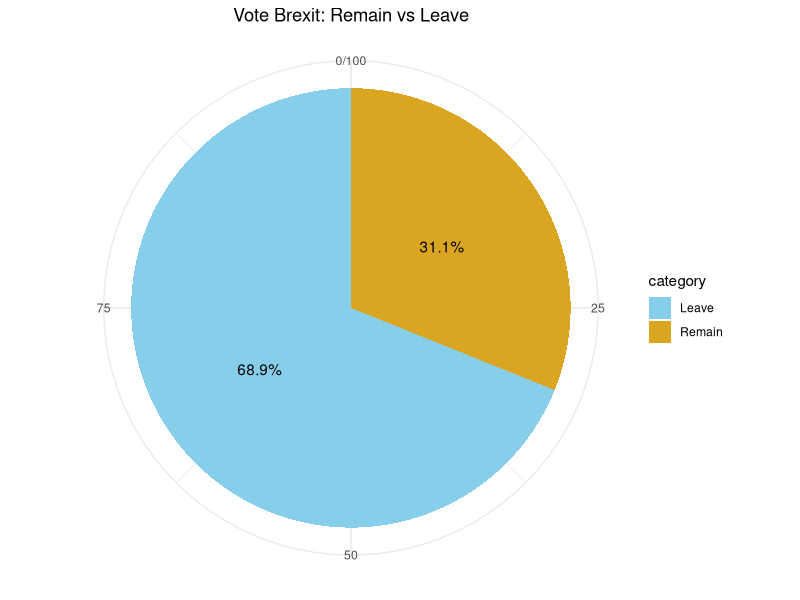
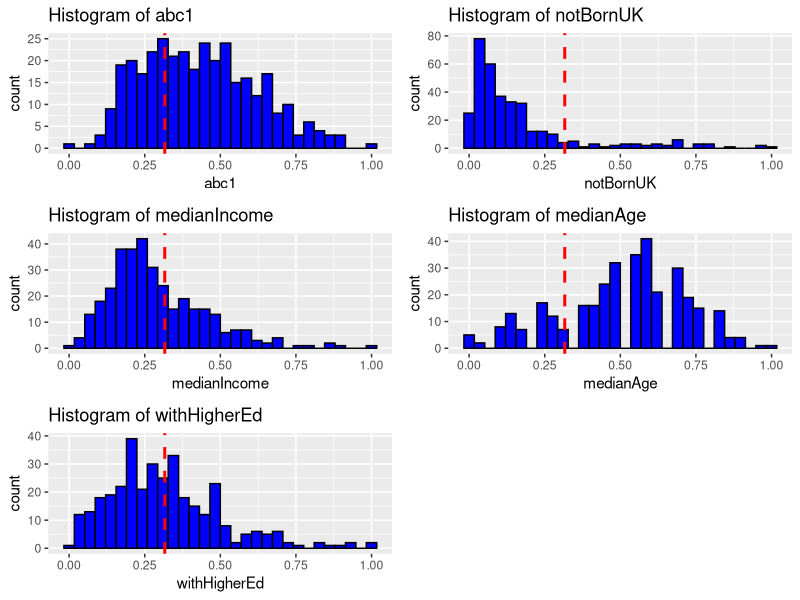
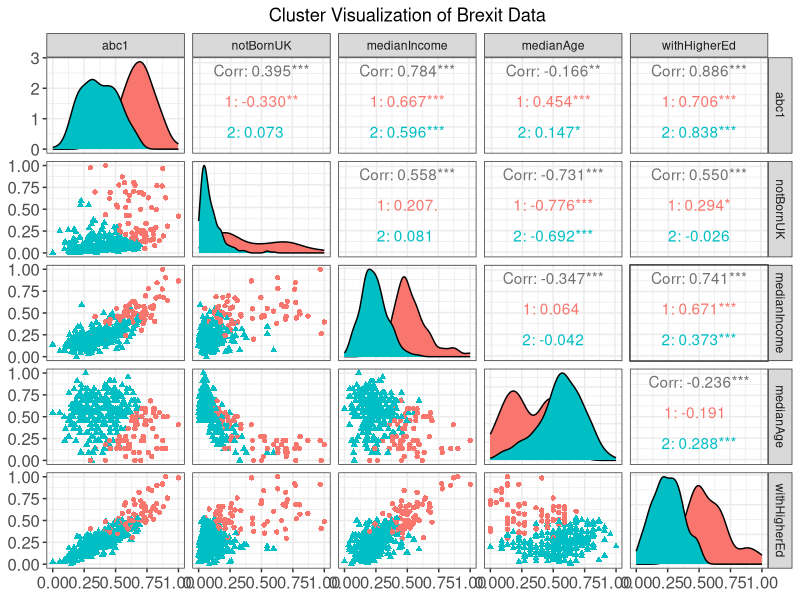

Source code (R) for these figures, in order: (Note: this script raises an error after producing the figures.)
# Load required packages
library(knitr)
library(rpart)
library(cluster)
library(GGally)
library(ggplot2)
library(gridExtra)
library(tidyverse)
library(glmnet)
library(boot)
library(car)
library(scales)
library(dplyr)
library(broom)

# Read the data
data <- read.csv("brexit.csv")
brexit_data <- read.csv("brexit.csv")

# Convert voteBrexit to factor with labels
data$voteBrexit <- factor(data$voteBrexit, levels = c(FALSE, TRUE), labels = c("remain", "leave"))

# Calculate percentages for pie chart
remain_percent <- round(sum(data$voteBrexit == "remain") / nrow(data) * 100, 2)
leave_percent <- round(sum(data$voteBrexit == "leave") / nrow(data) * 100, 2)

# Create data frame for pie chart
pie_data <- data.frame(
  category = c("Remain", "Leave"),
  value = c(remain_percent, leave_percent)
)

# Create pie chart
ggplot(pie_data, aes(x = "", y = value, fill = category)) +
  geom_col(width = 1) +
  coord_polar(theta = "y") +
  scale_fill_manual(values = c("skyblue", "goldenrod")) +
  labs(title = "Vote Brexit: Remain vs Leave") +
  theme_minimal() +
  theme(
    axis.title.x = element_blank(),
    axis.title.y = element_blank(),
    panel.border = element_blank(),
    plot.title = element_text(hjust = 0.5),
    legend.position = "right"
  ) +
  geom_text(aes(label = paste0(value, "%")), position = position_stack(vjust = 0.5))

# Create histograms for each numerical variable
variables <- names(data)[1:5]
plots_list <- list()

for (var in variables) {
  plot_title <- paste("Histogram of", var)
  p <- ggplot(data, aes_string(x=var)) + 
    geom_histogram(bins=30, fill="blue", color="black") + 
    geom_vline(aes(xintercept=mean(get(var))), color="red", linetype="dashed", size=1) +
    ggtitle(plot_title)
  plots_list[[var]] <- p
}

# Arrange histograms in grid
grid.arrange(grobs = plots_list, ncol=2)

# Scale the data and perform clustering analysis
brexit_data_scaled <- scale(brexit_data[, 1:5])
set.seed(123)
optimal_clusters <- kmeans(brexit_data_scaled, centers = 2, nstart = 50)
brexit_data$cluster <- as.factor(optimal_clusters$cluster)

# Create pairs plot with clusters
ggpairs(brexit_data, columns = 1:5, 
        mapping = ggplot2::aes(color = cluster, shape = cluster)) +
  theme_bw() +
  labs(color = "Cluster", shape = "Cluster") +
  theme(legend.position = "right",
        plot.title = element_text(hjust = 0.5),
        axis.text = element_text(size = 12),
        axis.title = element_text(size = 14)) +
  ggtitle("Cluster Visualization of Brexit Data")

# Perform PCA and calculate optimal clusters
inputs <- scale(brexit_data[, c("abc1", "medianIncome", "medianAge", "withHigherEd", "notBornUK")])
pca_result <- prcomp(inputs, scale. = TRUE)
pca_data <- data.frame(pca_result$x[, 1:2])

# Calculate silhouette scores
sil_widths_post_pca <- sapply(2:10, function(k) {
  km <- kmeans(pca_data, centers=k, nstart=25)
  avg_silhouette <- mean(silhouette(km$cluster, dist(pca_data))[, 3])
  return(avg_silhouette)
})

optimal_k_post_pca <- which.max(sil_widths_post_pca) + 1

# Plot silhouette scores
par(mfrow=c(1, 2))
plot(2:10, sil_widths_pre_pca, type='b', col='blue', 
     xlab="Number of clusters", ylab="Average silhouette width",
     main="Pre-PCA Silhouette Scores")
plot(2:10, sil_widths_post_pca, type='b', col='red', 
     xlab="Number of clusters", ylab="Average silhouette width",
     main="Post-PCA Silhouette Scores")

# Perform final clustering and create visualization
final_kmeans <- kmeans(pca_data, centers=optimal_k_post_pca, nstart=25)
pca_data$cluster <- as.factor(final_kmeans$cluster)

# Create convex hull function
find_hull <- function(df) df[chull(df$PC1, df$PC2), ]

hulls <- pca_data %>%
  group_by(cluster) %>%
  do(find_hull(.))

# Create cluster visualization plots
plot1 <- ggplot(pca_data, aes(x = PC1, y = PC2, color = cluster)) +
  geom_point(size = 3) +
  geom_polygon(data = hulls, aes(x = PC1, y = PC2, fill = cluster), 
               color = "black", alpha = 0.2) +
  labs(title = "K-means Clusters on PCA Results", 
       x = "Principal Component 1", y = "Principal Component 2") +
  theme_minimal() +
  scale_color_discrete(name = "Cluster") +
  scale_fill_discrete(name = "Cluster", guide = FALSE)

plot2 <- ggplot(brexit_data, aes(x = PC1, y = PC2, color = as.factor(cluster))) +
  geom_point(alpha = 0.5) +
  scale_color_manual(values = c("red", "blue")) +
  labs(title = "PCA-based Clustering of Brexit Data", 
       x = "Principal Component 1", y = "Principal Component 2") +
  theme_minimal() +
  scale_color_discrete(name = "Cluster")

# Arrange cluster plots
grid.arrange(plot2, plot1, ncol = 2)

# Logistic Regression Analysis
brexit_data$voteBrexit <- as.factor(brexit_data$voteBrexit)
model <- glm(voteBrexit ~ abc1 + notBornUK + medianIncome + medianAge + withHigherEd, 
             family = binomial, data = brexit_data)

# Create coefficient plot
coef_df <- as.data.frame(summary(model)$coefficients)
coef_df$Variable <- row.names(coef_df)
coef_df$ConfLow <- confint(model)[,1]
coef_df$ConfHigh <- confint(model)[,2]

ggplot(coef_df, aes(x = Variable, y = Estimate)) +
  geom_point() +
  geom_errorbar(aes(ymin = ConfLow, ymax = ConfHigh), width = 0.2) +
  geom_hline(yintercept = 0, linetype = "dashed", color = "red") +
  theme_minimal() +
  theme(axis.text.x = element_text(angle = 45, hjust = 1)) +
  labs(title = "Logistic Regression Coefficients", y = "Coefficient Value", x = "")

# Bootstrap Analysis
boot_func <- function(data, indices) {
  data_boot <- data[indices, ]
  fit <- glm(voteBrexit ~ abc1 + medianIncome + medianAge + withHigherEd + notBornUK, 
             data = data_boot, family = binomial())
  return(coef(fit))
}

set.seed(123)
boot_results <- boot(brexit_data, boot_func, R = 1000)

# Create bootstrap coefficient distribution plot
boot_df <- as.data.frame(boot_results$t)
colnames(boot_df) <- c("Intercept", "abc1", "medianIncome", "medianAge", "withHigherEd", "notBornUK")
boot_df_long <- pivot_longer(boot_df, everything(), names_to = "Coefficient", values_to = "Estimate")

ggplot(boot_df_long, aes(x = Estimate, fill = Coefficient)) +
  geom_density(alpha = 0.5) +
  facet_wrap(~ Coefficient, scales = "free") +
  labs(title = "Density Plot of Bootstrap Coefficient Estimates",
       x = "Coefficient Estimate",
       y = "Density") +
  theme_minimal()

# LASSO and Ridge Regression
x <- as.matrix(brexit_data[, c("abc1", "medianIncome", "medianAge", "withHigherEd", "notBornUK")])
y <- brexit_data$voteBrexit

# LASSO
cv_lasso <- cv.glmnet(x, y, family = "binomial", alpha = 1)
plot(cv_lasso)

# Ridge
cv_ridge <- cv.glmnet(x, y, family = "binomial", alpha = 0)
plot(cv_ridge)

# Model Comparison
brexit_data$Prob_Std <- predict(model, newdata = brexit_data, type = "response")
brexit_data$Prob_Lasso <- predict(cv_lasso, newx = x, s = "lambda.min", type = "response")
brexit_data$Prob_Ridge <- predict(cv_ridge, newx = x, s = "lambda.min", type = "response")

# Plot comparison function
plot_comparison <- function(predictor) {
  ggplot(brexit_data, aes_string(x = predictor)) +
    geom_point(aes(y = Prob_Std, color = "Logistic"), alpha = 0.4, size = 2) +
    geom_point(aes(y = Prob_Lasso, color = "LASSO"), alpha = 0.4, size = 2) +
    geom_point(aes(y = Prob_Ridge, color = "Ridge"), alpha = 0.4, size = 2) +
    geom_smooth(aes(y = Prob_Std, color = "Standard"), method = "glm", 
                method.args = list(family = "binomial"), se = FALSE) +
    geom_smooth(aes(y = Prob_Lasso, color = "LASSO"), method = "glm", 
                method.args = list(family = "binomial"), se = FALSE) +
    geom_smooth(aes(y = Prob_Ridge, color = "Ridge"), method = "glm", 
                method.args = list(family = "binomial"), se = FALSE) +
    scale_color_manual(values = c("Logistic" = 'violet', "LASSO" = 'blue', "Ridge" = 'green')) +
    labs(title = paste("Comparison of Logistic, LASSO, and Ridge Models for", predictor),
         x = predictor, y = "Probability of Leave Vote") +
    theme_minimal() +
    theme(legend.title = element_blank(), legend.position = "top")
}

# Create comparison plots for each predictor
predictors <- c("abc1", "medianIncome", "medianAge", "withHigherEd", "notBornUK")
for(pred in predictors) {
  print(plot_comparison(pred))
}

# Create scatter plots for variables vs voteBrexit
variables <- names(data)[1:5]
plots_list <- list()

for (var in variables) {
  plot_title <- paste("Scatter Plot of", var)
  
  p <- ggplot(data, aes_string(x = "voteBrexit", y = var, color = "voteBrexit")) +
    geom_jitter(height = 0.2, width = 0.05, alpha = 0.5) +
    scale_color_manual(values = c("skyblue", "goldenrod")) +
    labs(x = NULL, y = var) +
    scale_y_continuous(limits = c(0, 1)) +
    scale_x_discrete(labels = c(paste0("remain (", remain_percent, "%)"), 
                                paste0("leave (", leave_percent, "%)"))) +
    theme_minimal() +
    theme(legend.position = "none") +
    ggtitle(plot_title) +
    geom_hline(yintercept = 0.5, linetype = "dashed", color = "gray50")
  
  plots_list[[var]] <- p
}

# Arrange scatter plots in grid
grid.arrange(grobs = plots_list, ncol = 2, height = 40, width = 15)



# Load necessary library
library(boot)
library(ggplot2)

# Logistic regression model
brexit_logit_model <- glm(voteBrexit ~ abc1 + medianIncome + medianAge + withHigherEd + notBornUK, 
                          data = brexit_data, family = binomial())

# Bootstrap function for logistic regression
boot_func <- function(data, indices) {
  data_boot <- data[indices, ]
  fit <- glm(voteBrexit ~ abc1 + medianIncome + medianAge + withHigherEd + notBornUK, 
             data = data_boot, family = binomial())
  return(coef(fit))
}

# Perform bootstrapping
set.seed(123)
boot_results <- boot(brexit_data, boot_func, R = 1000)

# Display variability results
boot_coefs <- boot_results$t
coefs_variability <- apply(boot_coefs, 2, function(x) c(Mean = mean(x), SD = sd(x)))
print(coefs_variability)



boot_func <- function(data, indices) {
  data_boot <- data[indices, ]
  fit <- glm(voteBrexit ~ abc1 + medianIncome + medianAge + withHigherEd + notBornUK, 
             data = data_boot, family = binomial())
  coefs <- coef(fit)
  names(coefs) <- c("Intercept", "abc1", "medianIncome", "medianAge", "withHigherEd", "notBornUK")
  return(coefs)
}

# Perform bootstrapping
set.seed(123)
boot_results <- boot(brexit_data, boot_func, R = 1000)

# Convert boot results to data frame
boot_df <- as.data.frame(boot_results$t)

# Rename columns
colnames(boot_df) <- c("Intercept", "abc1", "medianIncome", "medianAge", "withHigherEd", "notBornUK")

# Reshape data for plotting
library(tidyr)
boot_df_long <- pivot_longer(boot_df, everything(), names_to = "Coefficient", values_to = "Estimate")

# Plotting
library(ggplot2)
ggplot(boot_df_long, aes(x = Estimate, fill = Coefficient)) +
  geom_density(alpha = 0.5) +
  facet_wrap(~ Coefficient, scales = "free") +
  labs(title = "Density Plot of Bootstrap Coefficient Estimates",
       x = "Coefficient Estimate",
       y = "Density") +
  theme_minimal()


library(knitr)

# VIF values
vif_values <- c(abc1 = 9.994053, 
                medianIncome = 2.683698, 
                medianAge = 3.111688, 
                withHigherEd = 8.558226, 
                notBornUK = 3.406493)

# Create a data frame for VIF values
vif_df <- data.frame(Predictor = names(vif_values),
                     VIF = vif_values,
                     Multicollinearity = rep(NA, length(vif_values)))

# Classify multicollinearity levels
vif_df$Multicollinearity[vif_df$VIF > 9.8] <- "High"
vif_df$Multicollinearity[vif_df$VIF <= 10 & vif_df$VIF > 5] <- "Moderate"
vif_df$Multicollinearity[vif_df$VIF <= 5] <- "Low"

# Description
description <- "Variance Inflation Factor (VIF) values measure the degree of multicollinearity in logistic regression predictors. 
A higher VIF indicates stronger multicollinearity, which can affect the reliability of coefficient estimates. 
- High: VIF > 10 (Strong multicollinearity)
- Moderate: 5 <= VIF <= 10 (Moderate multicollinearity)
- Low: VIF < 5 (Low multicollinearity)"

# Print the table with description
cat(paste0("### Description:\n", description, "\n\n"))
kable(vif_df, caption = "VIF Values for Logistic Regression Predictors")


library(car)

# Calculate VIF for predictors in logistic regression
vif_values <- vif(brexit_logit_model)

# Print VIF values
print(vif_values)


#Lasso

# Load necessary library
library(glmnet)

# Prepare the matrix of predictors and the response variable
x <- as.matrix(brexit_data[, c("abc1", "medianIncome", "medianAge", "withHigherEd", "notBornUK")])
y <- brexit_data$voteBrexit

cv_lasso <- cv.glmnet(x, y, family = "binomial", alpha = 1)
# Choose the lambda that minimizes the cross-validation error
optimal_lambda <- cv_lasso$lambda.min
lasso_model <- glmnet(x, y, family = "binomial", alpha = 1, lambda = optimal_lambda)

# Display the coefficients
coef(lasso_model)

#cross validation

# Perform cross-validation
cv_lasso <- cv.glmnet(x, y, family = "binomial", alpha = 1)

# Obtain optimal lambda value
lambda_optimal <- cv_lasso$lambda.min

# Print the optimal lambda value
print(paste("Optimal lambda:", lambda_optimal))

plot(cv_lasso)


#ridge regression

library(glmnet)

# Perform cross-validation for ridge regression
cv_ridge <- cv.glmnet(x, y, family = "binomial", alpha = 0)

# Obtain optimal lambda value
lambda_optimal <- cv_ridge$lambda.min

# Fit ridge regression model with optimal lambda
ridge_model <- glmnet(x, y, family = "binomial", alpha = 0, lambda = lambda_optimal)

# Print coefficients of the ridge regression model
print(coef(ridge_model))

# Fit Ridge Regression model
cv_ridge <- cv.glmnet(x, y, family = "binomial", alpha = 0)
plot(cv_ridge)



# Load necessary libraries
library(glmnet)
library(ggplot2)
library(dplyr)


# Prepare the matrix of predictors and the response variable
x <- as.matrix(brexit_data[, c("abc1", "medianIncome", "medianAge", "withHigherEd", "notBornUK")])
y <- as.factor(brexit_data$voteBrexit)

# Fit Standard Logistic Regression
std_model <- glm(voteBrexit ~ abc1 + medianIncome + medianAge + withHigherEd + notBornUK, 
                 data = brexit_data, family = binomial())

# Fit LASSO and Ridge models using glmnet
set.seed(123)
cv_lasso <- cv.glmnet(x, y, family = "binomial", alpha = 1)  # LASSO
cv_ridge <- cv.glmnet(x, y, family = "binomial", alpha = 0)  # Ridge

# Predict probabilities from each model
brexit_data$Prob_Std <- predict(std_model, newdata = brexit_data, type = "response")
brexit_data$Prob_Lasso <- predict(cv_lasso, newx = x, s = "lambda.min", type = "response")
brexit_data$Prob_Ridge <- predict(cv_ridge, newx = x, s = "lambda.min", type = "response")

# Function to create comparison plots for each predictor
plot_comparison <- function(predictor) {
  ggplot(brexit_data, aes_string(x = predictor)) +
    geom_point(aes(y = Prob_Std, color = "Logistic"), alpha = 0.4, size = 2) +
    geom_point(aes(y = Prob_Lasso, color = "LASSO"), alpha = 0.4, size = 2) +
    geom_point(aes(y = Prob_Ridge, color = "Ridge"), alpha = 0.4, size = 2) +
    geom_smooth(aes(y = Prob_Std, color = "Standard"), method = "glm", method.args = list(family = "binomial"), se = FALSE) +
    geom_smooth(aes(y = Prob_Lasso, color = "LASSO"), method = "glm", method.args = list(family = "binomial"), se = FALSE) +
    geom_smooth(aes(y = Prob_Ridge, color = "Ridge"), method = "glm", method.args = list(family = "binomial"), se = FALSE) +
    scale_color_manual(values = c("Logistic" = 'violet', "LASSO" = 'blue', "Ridge" = 'green')) +
    labs(title = paste("Comparison of Logistic, LASSO, and Ridge Models for", predictor),
         x = predictor, y = "Probability of Leave Vote") +
    theme_minimal() +
    theme(legend.title = element_blank(), legend.position = "top")
}

# Create plots for each predictor
plot_comparison("abc1")
plot_comparison("medianIncome")
plot_comparison("medianAge")
plot_comparison("withHigherEd")
plot_comparison("notBornUK")

